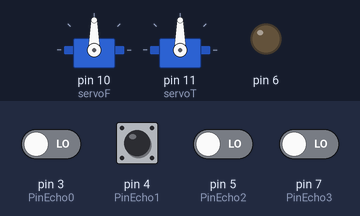
This sketch was run on a simulated Arduino Uno, built with avr-gcc and run on an emulated ATmega328P. Shown: 2 × servo, output pins drawn as LEDs (lit = HIGH). Inputs (shaded band) come from the test bench; at power-on: pin 3 (PinEcho0), pin 4 (PinEcho1), pin 5 (PinEcho2), pin 7 (PinEcho3) LOW. What the sketch prints to the serial monitor is not drawn.

Above: at 1.2 s.
1.3 s: pin 4 (PinEcho1) pulsed HIGH 2 times (0.12 s each, 0.3 s apart)
At 4.4 s:
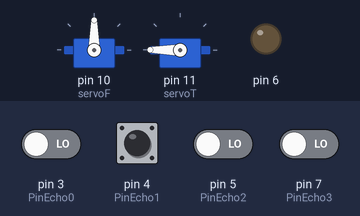
At 8.9 s:
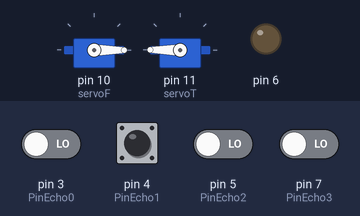
Timing chart, 0 to 10.4 s (numbered marks = the images above; inputs shaded):
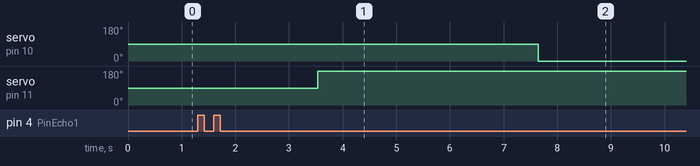

The sketch:

pernasdrone.ino
```cpp
#include <Servo.h>

#define PinEcho0 3
#define PinEcho1 4
#define PinEcho2 5
#define PinEcho3 7

int F = 0;
int T = 0;
int X = 0;
int R = 5;
int sen1 = 0;
int sen2 = 0;
int sen3 = 0;
int sen4 = 0;
int anguloF = 0;
int anguloT = 0;
Servo servoF;
Servo servoT;

void setup(){

  DDRD = 00000100; //direção
  servoF.attach (10);
  servoT.attach (11);
  Serial.begin(9600);
}
void loop(){

  long echo, cm;

  PORTD &= ~(1<<2);
  delayMicroseconds(2);
  PORTD |= (1<<2);
  delayMicroseconds(5);
  PORTD &= ~(1<<2);

  echo = pulseIn(PinEcho0, HIGH);
  cm = microsecondsToCentimeters(echo);
  Serial.print(" // 1 = ");
  Serial.print(cm);
  sen1 = cm;
  //delay(10);

  PORTD &= ~(1<<2);
  delayMicroseconds(2);
  PORTD |= (1<<2);
  delayMicroseconds(5);
  PORTD &= ~(1<<2);

  echo = pulseIn(PinEcho1, HIGH);
  cm = microsecondsToCentimeters(echo);
  Serial.print(" // 2 = ");
  Serial.print(cm);
  sen2 = cm;
  //delay(10);

  delayMicroseconds(2);
  PORTD |= (1<<2);
  delayMicroseconds(5);
  PORTD &= ~(1<<2);

  echo = pulseIn(PinEcho2, HIGH);
  cm = microsecondsToCentimeters(echo);
  Serial.print(" // 3 = ");
  Serial.print(cm);
  sen3 = cm;
  //delay(10);

  delayMicroseconds(2);
  PORTD |= (1<<2);
  delayMicroseconds(5);
  PORTD &= ~(1<<2);

  echo = pulseIn(PinEcho3, HIGH);
  cm = microsecondsToCentimeters(echo);
  Serial.print(" // 4 = ");
  Serial.print(cm);
  sen4 = cm;
  //delay(10);

  if (sen1>50 || sen1<5){
    sen1 = sen2;
    Serial.print(" Erro sensor 1, sensor 2 assume!");
  }

  if (sen2>50 || sen2<5){
    sen2 = sen1;
    Serial.print(" Erro sensor 2, sensor 1 assume!");
  }

  if (sen3>50 || sen3<5){
    sen3 = sen4;
    Serial.print(" Erro sensor 3, sensor 4 assume!");
  }

  if (sen4>50 || sen4<5){
    sen4 = sen3;
    Serial.print(" Erro sensor4, sensor 3 assume!");
  }

  F = (sen1 + sen2)/2;
  T = (sen3 + sen4)/2;
  X = abs(T-F);

  if (F<=T){
    Serial.print("  //  ");
    Serial.print(X*R);
    Serial.print("  //  ");
    Serial.print(X);
    Serial.print("  //  ");
    anguloF = map((X*R), 0, 125, 0, 90);
      Serial.print(anguloF);
      Serial.println(" Graus");
      servoF.write(anguloF);

  }else{
    Serial.print("  //  ");
    Serial.print("T! ");
    Serial.print(X*R);
    Serial.print("  //  ");
    Serial.print(X);
    Serial.print("  //  ");
    anguloT = map((X*R), 0, 125, 0, 90);
      Serial.print(anguloT);
      Serial.println(" Graus");
      servoT.write(anguloT);
  }
  //delay(10);
}
long microsecondsToCentimeters(long microseconds){
   return microseconds / 29 / 2;
}
```

Measured:
- after the input at 1.3 s, servo on pin 10 (servoF): 90° → 0° after 6.3 s instead of 2.8 s; servo on pin 11 (servoT): 90° → 180° after 2.2 s
